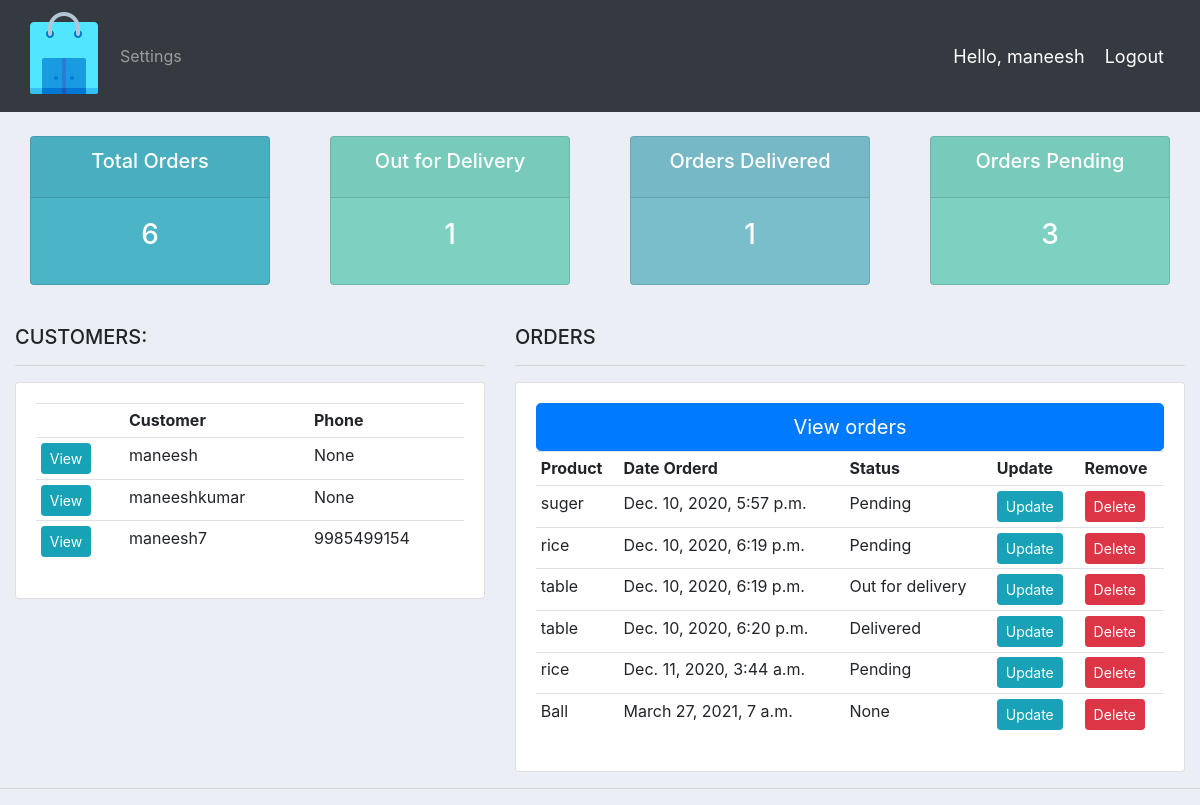
Page / (signed in) on the committed database.
### accounts/models.py (models this page shows, shortened)
class Customer(models.Model):
	user = models.OneToOneField(User, null=True, blank=True, on_delete=models.CASCADE)
	name = models.CharField(max_length=200, null=True)
	phone = models.CharField(max_length=200, null=True)
	email = models.CharField(max_length=200, null=True)
	profile_pic = models.ImageField(default="profile1.png", null=True, blank=True)
	date_created = models.DateTimeField(auto_now_add=True, null=True)

class Order(models.Model):
	STATUS = (
			('Pending', 'Pending'),
			('Out for delivery', 'Out for delivery'),
			('Delivered', 'Delivered'),
			)
	customer = models.ForeignKey(Customer, null=True, on_delete= models.SET_NULL)
	product = models.ForeignKey(Product, null=True, on_delete= models.SET_NULL)
	date_created = models.DateTimeField(auto_now_add=True, null=True)
	status = models.CharField(max_length=200, null=True, choices=STATUS)
	note = models.CharField(max_length=1000, null=True)

class Product(models.Model):
	CATEGORY = (
			('Indoor', 'Indoor'),
			('Out Door', 'Out Door'),
			)
	name = models.CharField(max_length=200, null=True)
	price = models.FloatField(null=True)
	category = models.CharField(max_length=200, null=True, choices=CATEGORY)
	description = models.CharField(max_length=200, null=True, blank=True)
	date_created = models.DateTimeField(auto_now_add=True, null=True)
	tags = models.ManyToManyField(Tag)
	def __str__(self):
		return self.name

### accounts/decorators.py (the view)
	def wrapper_function(request, *args, **kwargs):
		group = None
		if request.user.groups.exists():
			group = request.user.groups.all()[0].name
		if group == 'customer':
			return redirect('user-page')
		if group == 'admin':
			return view_func(request, *args, **kwargs)

### accounts/views.py (called while the page is built)
@login_required(login_url='login')
@admin_only
def home(request):
	orders = Order.objects.all()
	customers = Customer.objects.all()
	total_customers = customers.count()
	total_orders = orders.count()
	delivered = orders.filter(status='Delivered').count()
	pending = orders.filter(status='Pending').count()
	Out_for_delivery = orders.filter(status='Out for delivery').count()
	context = {'orders':orders, 'customers':customers,
	'total_orders':total_orders,'delivered':delivered,
	'pending':pending ,'Out_for_delivery':Out_for_delivery}
	return render(request, 'accounts/dashboard.html', context)

### accounts/templates/accounts/dashboard.html
{%  extends 'accounts/main.html' %}
{% block content %}
{%  include 'accounts/status.html' %}
<br>
<div class="row">
	<div class="col-md-5">
		<h5>CUSTOMERS:</h5>
		<hr>
		<div class="card card-body">
			<table class="table table-sm">
				<tr>
					<th></th>
					<th>Customer</th>
					<th>Phone</th>
				</tr>
				{% for customer in customers %}
					<tr>
						<td><a class="btn btn-sm btn-info" href="{% url 'customer' customer.id %}">View</a></td>
						<td>{{customer.name}}</td>
						<td>{{customer.phone}}</td>
					</tr>
				{% endfor %}
			</table>
		</div>
	</div>
	<div class="col-md-7">
		<h5>ORDERS</h5>
		<hr>
		<div class="card card-body">
			<a class="btn btn-primary btn-lg btn-block" href="{% url 'orders' %}">View orders</a>
			<table class="table table-sm">
				<tr>
					<th>Product</th>
					<th>Date Orderd</th>
					<th>Status</th>
					<th>Update</th>
					<th>Remove</th>
				</tr>
				{% for order in orders %}
					<tr>
						<td>{{order.product}}</td>
						<td>{{order.date_created}}</td>
						<td>{{order.status}}</td>
						<td><a class="btn btn-sm btn-info" href="{% url 'update_order' order.id %}">Update</a></td>
						<td><a class="btn btn-sm btn-danger" href="{% url 'delete_order' order.id %}">Delete</a></td>
					</tr>
				{% endfor %}
			</table>
		</div>
	</div>
</div>
{% endblock %}

### accounts/templates/accounts/navbar.html (shortened to what this page needs)
{% load static %}
<nav class="navbar navbar-expand-lg navbar-dark bg-dark">
 <img src="{% static 'images/logo.png' %}">
  <div class="collapse navbar-collapse" id="navbarNav">
    <ul class="navbar-nav">
      {% if request.user.is_staff %}
      <li class="nav-item active">
        <a class="nav-link" href="{% url 'home' %}">Dashboard</a>
      </li>
      <li class="nav-item">
        <a class="nav-link" href="{% url 'products' %}">Products</a>
      </li>
      {% else %}
       <li class="nav-item">
        <a class="nav-link" href="{% url 'account' %}">Settings</a>
      </li>
      {% endif %}
    </ul>
  </div>
  <span class="hello-msg">Hello, {{request.user}}</span>
  <span ><a  class="hello-msg" href="{% url 'logout' %}">Logout</a></span>
</nav>

### static/css/main.css (style rules this page uses)
body { background-color: #ebeff5; }

### accounts/templates/accounts/navbar.html (style rules this page uses)
.hello-msg { font-size: 18px; color: #fff; margin-right: 20px; }

### rows in the picture
Customer: name "maneesh", phone "None"
Customer: name "maneeshkumar", phone "None"
Customer: name "maneesh7", phone "9985499154"
Order: product "suger", date_created "Dec. 10, 2020, 5:57 p.m.", status "Pending"
Order: product "rice", date_created "Dec. 10, 2020, 6:19 p.m.", status "Pending"
Order: product "table", date_created "Dec. 10, 2020, 6:19 p.m.", status "Out for delivery"
Order: product "table", date_created "Dec. 10, 2020, 6:20 p.m.", status "Delivered"
Order: product "rice", date_created "Dec. 11, 2020, 3:44 a.m.", status "Pending"
Order: product "Ball", date_created "March 27, 2021, 7 a.m.", status "None"

### other values in the picture
{{ request.user }} "maneesh"
{{ total_orders }} "6"
{{ Out_for_delivery }} "1"
{{ delivered }} "1"
{{ pending }} "3"
